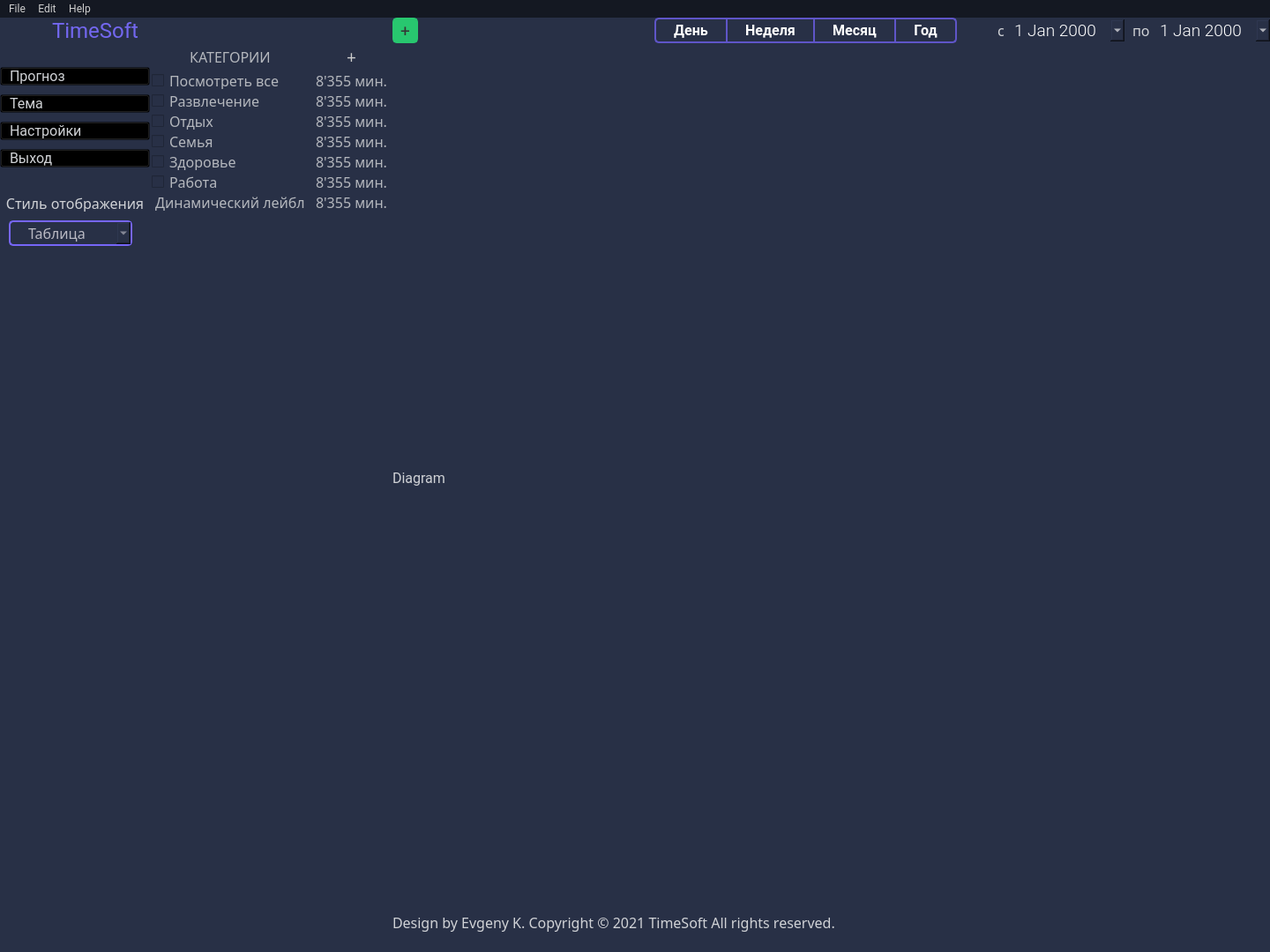
<?xml version="1.0" encoding="UTF-8"?>
<ui version="4.0">
 <class>mainwindow</class>
 <widget class="QMainWindow" name="mainwindow">
  <property name="geometry">
   <rect>
    <x>0</x>
    <y>0</y>
    <width>1440</width>
    <height>1080</height>
   </rect>
  </property>
  <property name="windowTitle">
   <string>TimeSoft</string>
  </property>
  <property name="layoutDirection">
   <enum>Qt::LeftToRight</enum>
  </property>
  <property name="styleSheet">
   <string notr="true">background-color: rgb(40, 48, 70);</string>
  </property>
  <widget class="QWidget" name="mainwindow_centralwidget">
   <layout class="QGridLayout" name="gridLayout">
    <property name="leftMargin">
     <number>0</number>
    </property>
    <property name="topMargin">
     <number>0</number>
    </property>
    <property name="rightMargin">
     <number>0</number>
    </property>
    <property name="bottomMargin">
     <number>0</number>
    </property>
    <property name="horizontalSpacing">
     <number>0</number>
    </property>
    <item row="0" column="0">
     <layout class="QGridLayout" name="mainwindow_gridLayout_main">
      <item row="1" column="2">
       <widget class="QLabel" name="mainwindow_lbl_diagram">
        <property name="font">
         <font>
          <family>Roboto</family>
          <pointsize>12</pointsize>
          <weight>50</weight>
          <bold>false</bold>
         </font>
        </property>
        <property name="styleSheet">
         <string notr="true">color: rgb(208, 210, 214);</string>
        </property>
        <property name="text">
         <string>Diagram</string>
        </property>
       </widget>
      </item>
      <item row="1" column="0">
       <layout class="QVBoxLayout" name="mainwindow_verticalLayout_menu">
        <property name="spacing">
         <number>10</number>
        </property>
        <item>
         <widget class="QPushButton" name="mainwindow_btn_forecast">
          <property name="sizePolicy">
           <sizepolicy hsizetype="Minimum" vsizetype="Fixed">
            <horstretch>0</horstretch>
            <verstretch>0</verstretch>
           </sizepolicy>
          </property>
          <property name="maximumSize">
           <size>
            <width>230</width>
            <height>57</height>
           </size>
          </property>
          <property name="font">
           <font>
            <family>Roboto</family>
            <pointsize>12</pointsize>
            <weight>50</weight>
            <italic>false</italic>
            <bold>false</bold>
           </font>
          </property>
          <property name="contextMenuPolicy">
           <enum>Qt::NoContextMenu</enum>
          </property>
          <property name="styleSheet">
           <string notr="true">QPushButton {
	background-color: rgb(0, 0, 0, 0);	
	color: rgb(208, 210, 214);
	text-align: left;
	padding-left: 10px;
	padding-right: 10px;
	margin-top: 27px;
}
QPushButton:hover {
	background-color: rgb(0, 0, 0, 0);  
	color: rgb(95, 85, 200);
}</string>
          </property>
          <property name="text">
           <string>Прогноз</string>
          </property>
          <property name="icon">
           <iconset>
            <normaloff>img/icons/activity.png</normaloff>img/icons/activity.png</iconset>
          </property>
         </widget>
        </item>
        <item>
         <widget class="QPushButton" name="mainwindow_btn_theme">
          <property name="maximumSize">
           <size>
            <width>230</width>
            <height>37</height>
           </size>
          </property>
          <property name="font">
           <font>
            <family>Roboto</family>
            <pointsize>12</pointsize>
            <weight>50</weight>
            <italic>false</italic>
            <bold>false</bold>
           </font>
          </property>
          <property name="styleSheet">
           <string notr="true">QPushButton {
	background-color: rgb(0, 0, 0, 0);	
	color: rgb(208, 210, 214);
	text-align: left;
	padding-left: 10px;
	padding-right: 10px;
}
QPushButton:hover {
	background-color: rgb(0, 0, 0, 0);  
	color: rgb(95, 85, 200);
}</string>
          </property>
          <property name="text">
           <string>Тема</string>
          </property>
          <property name="icon">
           <iconset>
            <normaloff>img/icons/sun.png</normaloff>img/icons/sun.png</iconset>
          </property>
         </widget>
        </item>
        <item>
         <widget class="QPushButton" name="mainwindow_btn_settings">
          <property name="maximumSize">
           <size>
            <width>230</width>
            <height>37</height>
           </size>
          </property>
          <property name="font">
           <font>
            <family>Roboto</family>
            <pointsize>12</pointsize>
            <weight>50</weight>
            <italic>false</italic>
            <bold>false</bold>
           </font>
          </property>
          <property name="styleSheet">
           <string notr="true">QPushButton {
	background-color: rgb(0, 0, 0, 0);	
	color: rgb(208, 210, 214);
	text-align: left;
	padding-left: 10px;
	padding-right: 10px;
}
QPushButton:hover {
	background-color: rgb(0, 0, 0, 0);  
	color: rgb(95, 85, 200);
}</string>
          </property>
          <property name="text">
           <string>Настройки</string>
          </property>
          <property name="icon">
           <iconset>
            <normaloff>img/icons/settings.png</normaloff>img/icons/settings.png</iconset>
          </property>
         </widget>
        </item>
        <item>
         <widget class="QPushButton" name="mainwindow_btn_exit">
          <property name="maximumSize">
           <size>
            <width>230</width>
            <height>37</height>
           </size>
          </property>
          <property name="font">
           <font>
            <family>Roboto</family>
            <pointsize>12</pointsize>
            <weight>50</weight>
            <italic>false</italic>
            <bold>false</bold>
           </font>
          </property>
          <property name="styleSheet">
           <string notr="true">QPushButton {
	background-color: rgb(0, 0, 0, 0);	
	color: rgb(208, 210, 214);
	text-align: left;
	padding-left: 10px;
	padding-right: 10px;
}
QPushButton:hover {
	background-color: rgb(0, 0, 0, 0);  
	color: rgb(95, 85, 200);
}</string>
          </property>
          <property name="text">
           <string>Выход</string>
          </property>
          <property name="icon">
           <iconset>
            <normaloff>img/icons/power.png</normaloff>img/icons/power.png</iconset>
          </property>
         </widget>
        </item>
        <item>
         <widget class="QLabel" name="mainwindow_textlbl_display_style">
          <property name="maximumSize">
           <size>
            <width>230</width>
            <height>40</height>
           </size>
          </property>
          <property name="font">
           <font>
            <family>Roboto-Light</family>
            <pointsize>12</pointsize>
           </font>
          </property>
          <property name="styleSheet">
           <string notr="true">color: #D0D2D6;
margin-top: 20px;</string>
          </property>
          <property name="text">
           <string>Стиль отображения</string>
          </property>
          <property name="alignment">
           <set>Qt::AlignCenter</set>
          </property>
         </widget>
        </item>
        <item>
         <widget class="QComboBox" name="mainwindow_comboBox_display_style">
          <property name="maximumSize">
           <size>
            <width>150</width>
            <height>16777215</height>
           </size>
          </property>
          <property name="font">
           <font>
            <family>Roboto-Light</family>
            <pointsize>12</pointsize>
           </font>
          </property>
          <property name="styleSheet">
           <string notr="true">QComboBox {
color: rgb(185, 185, 195);
border: 2px solid #7666F8;
border-radius: 5px;
padding-left: 20px;
padding-right: 10px;
margin-left: 10px;
}

QComboBox:hover {
background-color: rgb(40, 48, 70);
color: rgb(185, 185, 195);
border: 2px solid #7666F8;
border-radius: 5px;
}</string>
          </property>
          <item>
           <property name="text">
            <string>Таблица</string>
           </property>
          </item>
          <item>
           <property name="text">
            <string>Диаграмма</string>
           </property>
          </item>
          <item>
           <property name="text">
            <string>График</string>
           </property>
          </item>
         </widget>
        </item>
        <item>
         <spacer name="mainwindow_verticalSpacer_menu">
          <property name="orientation">
           <enum>Qt::Vertical</enum>
          </property>
          <property name="sizeHint" stdset="0">
           <size>
            <width>170</width>
            <height>40</height>
           </size>
          </property>
         </spacer>
        </item>
       </layout>
      </item>
      <item row="0" column="2">
       <layout class="QHBoxLayout" name="mainwindow_horizontalLayout_navigation" stretch="0,0,0,0,0,0,0,0,0,0,0">
        <property name="spacing">
         <number>0</number>
        </property>
        <item>
         <widget class="QPushButton" name="mainwindow_btn_nav_plus">
          <property name="minimumSize">
           <size>
            <width>29</width>
            <height>0</height>
           </size>
          </property>
          <property name="maximumSize">
           <size>
            <width>102</width>
            <height>102</height>
           </size>
          </property>
          <property name="font">
           <font>
            <family>Roboto</family>
            <pointsize>14</pointsize>
            <weight>50</weight>
            <italic>false</italic>
            <bold>false</bold>
            <underline>false</underline>
            <strikeout>false</strikeout>
           </font>
          </property>
          <property name="styleSheet">
           <string notr="true">QPushButton {
	background-color: rgb(40, 199, 111);
	color: #343434;
	border: 2px solid rgb(40, 199, 111);
	border-radius: 5px;
}
QPushButton:hover {
	background-color: rgba(0, 0, 0, 0);
	color: #24B263;
	border: 2px solid #24B263;
}</string>
          </property>
          <property name="text">
           <string>+</string>
          </property>
          <property name="iconSize">
           <size>
            <width>40</width>
            <height>27</height>
           </size>
          </property>
         </widget>
        </item>
        <item>
         <spacer name="mainwindow_horizontalSpacer_navigation">
          <property name="orientation">
           <enum>Qt::Horizontal</enum>
          </property>
          <property name="sizeType">
           <enum>QSizePolicy::Expanding</enum>
          </property>
          <property name="sizeHint" stdset="0">
           <size>
            <width>40</width>
            <height>20</height>
           </size>
          </property>
         </spacer>
        </item>
        <item>
         <widget class="QPushButton" name="mainwindow_btn_daily">
          <property name="maximumSize">
           <size>
            <width>102</width>
            <height>37</height>
           </size>
          </property>
          <property name="font">
           <font>
            <family>Roboto</family>
            <pointsize>12</pointsize>
            <weight>75</weight>
            <italic>false</italic>
            <bold>true</bold>
           </font>
          </property>
          <property name="styleSheet">
           <string notr="true">QPushButton {
	background-color: #283046;
	color: #FFFFFF;
	border: 2px solid rgb(95, 85, 200);
	border-right: 0px;
	border-top-left-radius: 5px;
	border-top-right-radius: 0px;
	border-bottom-right-radius: 0px;
	border-bottom-left-radius: 5px;
	padding-left: 20px;
	padding-right: 20px;
}
QPushButton:hover {
	background-color: rgb(40, 48, 70); 
	color: rgb(255, 255, 255);
	border: 2px solid rgb(121, 109, 255);
	border-top-left-radius: 5px;
	border-top-right-radius: 0px;
	border-bottom-right-radius: 0px;
	border-bottom-left-radius: 5px;
}</string>
          </property>
          <property name="text">
           <string>День</string>
          </property>
         </widget>
        </item>
        <item>
         <widget class="QPushButton" name="mainwindow_btn_weekly">
          <property name="maximumSize">
           <size>
            <width>102</width>
            <height>37</height>
           </size>
          </property>
          <property name="font">
           <font>
            <family>Roboto</family>
            <pointsize>12</pointsize>
            <weight>75</weight>
            <italic>false</italic>
            <bold>true</bold>
           </font>
          </property>
          <property name="styleSheet">
           <string notr="true">QPushButton {
	background-color: #283046;
	color: #FFFFFF;
	border: 2px solid rgb(95, 85, 200);
	border-right: 0px;
	border-radius: 0;
	padding-left: 20px;
	padding-right: 20px;
}
QPushButton:hover {
	background-color: rgb(40, 48, 70); 
	color: rgb(255, 255, 255);
	border: 2px solid rgb(121, 109, 255);
	border-radius: 0;
}</string>
          </property>
          <property name="text">
           <string>Неделя</string>
          </property>
         </widget>
        </item>
        <item>
         <widget class="QPushButton" name="mainwindow_btn_monthly">
          <property name="maximumSize">
           <size>
            <width>102</width>
            <height>37</height>
           </size>
          </property>
          <property name="font">
           <font>
            <family>Roboto</family>
            <pointsize>12</pointsize>
            <weight>75</weight>
            <italic>false</italic>
            <bold>true</bold>
           </font>
          </property>
          <property name="styleSheet">
           <string notr="true">QPushButton {
	background-color: #283046;
	color: #FFFFFF;
	border: 2px solid rgb(95, 85, 200);
	border-right: 0px;
	border-radius: 0;
	padding-left: 20px;
	padding-right: 20px;
}
QPushButton:hover {
	background-color: rgb(40, 48, 70); 
	color: rgb(255, 255, 255);
	border: 2px solid rgb(121, 109, 255);
	border-radius: 0;
}</string>
          </property>
          <property name="text">
           <string>Месяц</string>
          </property>
         </widget>
        </item>
        <item>
         <widget class="QPushButton" name="mainwindow_btn_annually">
          <property name="maximumSize">
           <size>
            <width>102</width>
            <height>37</height>
           </size>
          </property>
          <property name="font">
           <font>
            <family>Roboto</family>
            <pointsize>12</pointsize>
            <weight>75</weight>
            <italic>false</italic>
            <bold>true</bold>
           </font>
          </property>
          <property name="styleSheet">
           <string notr="true">QPushButton {
	background-color: #283046;
	color: #FFFFFF;
	border: 2px solid rgb(95, 85, 200);
	border-top-left-radius: 0px;
	border-top-right-radius: 5px;
	border-bottom-right-radius: 5px;
	border-bottom-left-radius: 0px;
	padding-left: 20px;
	padding-right: 20px;
}
QPushButton:hover {
	background-color: rgb(40, 48, 70); 
	color: rgb(255, 255, 255);
	border: 2px solid rgb(121, 109, 255);
	border-top-left-radius: 0px;
	border-top-right-radius: 5px;
	border-bottom-right-radius: 5px;
	border-bottom-left-radius: 0px;
}</string>
          </property>
          <property name="text">
           <string>Год</string>
          </property>
         </widget>
        </item>
        <item>
         <widget class="QLabel" name="mainwindow_lbl_icon_clendar">
          <property name="maximumSize">
           <size>
            <width>60</width>
            <height>36</height>
           </size>
          </property>
          <property name="font">
           <font>
            <family>Roboto</family>
            <weight>75</weight>
            <italic>false</italic>
            <bold>true</bold>
           </font>
          </property>
          <property name="styleSheet">
           <string notr="true">margin-left: 30px;
color: #D0D2D6;</string>
          </property>
          <property name="text">
           <string/>
          </property>
          <property name="pixmap">
           <pixmap>img/icons/calendar.png</pixmap>
          </property>
         </widget>
        </item>
        <item>
         <widget class="QLabel" name="mainwindow_textlbl_s">
          <property name="font">
           <font>
            <family>Roboto-Light</family>
            <pointsize>12</pointsize>
           </font>
          </property>
          <property name="styleSheet">
           <string notr="true">padding-left: 5px;
padding-right: 5px;
color: #D0D2D6;</string>
          </property>
          <property name="text">
           <string>c</string>
          </property>
         </widget>
        </item>
        <item>
         <widget class="QDateEdit" name="mainwindow_dateEdit_s">
          <property name="font">
           <font>
            <family>Roboto Light</family>
            <pointsize>14</pointsize>
            <weight>50</weight>
            <italic>false</italic>
            <bold>false</bold>
           </font>
          </property>
          <property name="styleSheet">
           <string notr="true">QDateEdit {
	background-color: #283046;
	border-radius: 5px;
	color: rgb(255, 255, 255);
}
QDateEdit:hover {
	background-color: rgb(40, 48, 70); 
	color: rgb(255, 255, 255);
}</string>
          </property>
          <property name="calendarPopup">
           <bool>true</bool>
          </property>
         </widget>
        </item>
        <item>
         <widget class="QLabel" name="mainwindow_textlbl_po">
          <property name="font">
           <font>
            <family>Roboto-Light</family>
            <pointsize>12</pointsize>
           </font>
          </property>
          <property name="styleSheet">
           <string notr="true">padding-left: 5px;
padding-right: 5px;
color: #D0D2D6;</string>
          </property>
          <property name="text">
           <string>по</string>
          </property>
         </widget>
        </item>
        <item>
         <widget class="QDateEdit" name="mainwindow_dateEdit_po">
          <property name="font">
           <font>
            <family>Roboto Light</family>
            <pointsize>14</pointsize>
           </font>
          </property>
          <property name="styleSheet">
           <string notr="true">QDateEdit {
	background-color: #283046;
	border-radius: 5px;
	color: rgb(255, 255, 255);
}
QDateEdit:hover {
	background-color: rgb(40, 48, 70); 
	color: rgb(255, 255, 255);
}</string>
          </property>
          <property name="calendarPopup">
           <bool>true</bool>
          </property>
         </widget>
        </item>
       </layout>
      </item>
      <item row="0" column="0">
       <layout class="QHBoxLayout" name="mainwindow_horizontalLayout_logo">
        <item>
         <widget class="QLabel" name="mainwindow_lbl_logo_img">
          <property name="maximumSize">
           <size>
            <width>37</width>
            <height>25</height>
           </size>
          </property>
          <property name="text">
           <string/>
          </property>
          <property name="pixmap">
           <pixmap>img/main/Logo.svg</pixmap>
          </property>
         </widget>
        </item>
        <item>
         <widget class="QLabel" name="mainwindow_lbl_logo_title">
          <property name="maximumSize">
           <size>
            <width>100</width>
            <height>29</height>
           </size>
          </property>
          <property name="font">
           <font>
            <family>Roboto</family>
            <pointsize>18</pointsize>
            <weight>50</weight>
            <italic>false</italic>
            <bold>false</bold>
           </font>
          </property>
          <property name="layoutDirection">
           <enum>Qt::LeftToRight</enum>
          </property>
          <property name="styleSheet">
           <string notr="true">color: #7367F0;</string>
          </property>
          <property name="text">
           <string>TimeSoft</string>
          </property>
          <property name="alignment">
           <set>Qt::AlignLeading|Qt::AlignLeft|Qt::AlignVCenter</set>
          </property>
         </widget>
        </item>
       </layout>
      </item>
      <item row="2" column="2">
       <widget class="QLabel" name="mainwindow_lbl_about">
        <property name="font">
         <font>
          <family>Roboto-Light</family>
          <pointsize>12</pointsize>
          <weight>50</weight>
          <italic>false</italic>
          <bold>false</bold>
         </font>
        </property>
        <property name="layoutDirection">
         <enum>Qt::LeftToRight</enum>
        </property>
        <property name="styleSheet">
         <string notr="true">color: #D0D2D6;</string>
        </property>
        <property name="text">
         <string>Design by Evgeny K. Copyright © 2021 TimeSoft All rights reserved.</string>
        </property>
        <property name="alignment">
         <set>Qt::AlignLeading|Qt::AlignLeft|Qt::AlignVCenter</set>
        </property>
       </widget>
      </item>
      <item row="1" column="1">
       <layout class="QGridLayout" name="mainwindow_gridLayout_category">
        <item row="3" column="1">
         <widget class="QLabel" name="mainwindow_lbl_time_relaxation">
          <property name="maximumSize">
           <size>
            <width>16777215</width>
            <height>23</height>
           </size>
          </property>
          <property name="font">
           <font>
            <family>Roboto-Light</family>
            <pointsize>12</pointsize>
           </font>
          </property>
          <property name="styleSheet">
           <string notr="true">QLabel {
color: #B4B7BD;
border: 2px solid rgb(0, 0, 0, 0) ;
}

QLabel:hover {
background-color: rgb(40, 48, 70);
color: rgb(185, 185, 195);
border: 2px solid #7666F8;
border-radius: 5px;
}</string>
          </property>
          <property name="text">
           <string>8'355 мин.</string>
          </property>
         </widget>
        </item>
        <item row="1" column="0">
         <widget class="QCheckBox" name="mainwindow_checkBox_see_all">
          <property name="maximumSize">
           <size>
            <width>16777215</width>
            <height>23</height>
           </size>
          </property>
          <property name="font">
           <font>
            <family>Roboto-Light</family>
            <pointsize>12</pointsize>
            <weight>50</weight>
            <italic>false</italic>
            <bold>false</bold>
           </font>
          </property>
          <property name="styleSheet">
           <string notr="true">QCheckBox {
color: #B4B7BD;
border: 2px solid rgb(0, 0, 0, 0) ;
}

QCheckBox:hover {
background-color: rgb(40, 48, 70);
color: rgb(185, 185, 195);
border: 2px solid #7666F8;
border-radius: 5px;
}</string>
          </property>
          <property name="text">
           <string>Посмотреть все</string>
          </property>
         </widget>
        </item>
        <item row="8" column="0">
         <spacer name="mainwindow_verticalSpacer_category">
          <property name="orientation">
           <enum>Qt::Vertical</enum>
          </property>
          <property name="sizeType">
           <enum>QSizePolicy::Expanding</enum>
          </property>
          <property name="sizeHint" stdset="0">
           <size>
            <width>20</width>
            <height>200</height>
           </size>
          </property>
         </spacer>
        </item>
        <item row="5" column="1">
         <widget class="QLabel" name="mainwindow_lbl_time_health">
          <property name="maximumSize">
           <size>
            <width>16777215</width>
            <height>23</height>
           </size>
          </property>
          <property name="font">
           <font>
            <family>Roboto-Light</family>
            <pointsize>12</pointsize>
           </font>
          </property>
          <property name="styleSheet">
           <string notr="true">QLabel {
color: #B4B7BD;
border: 2px solid rgb(0, 0, 0, 0) ;
}

QLabel:hover {
background-color: rgb(40, 48, 70);
color: rgb(185, 185, 195);
border: 2px solid #7666F8;
border-radius: 5px;
}</string>
          </property>
          <property name="text">
           <string>8'355 мин.</string>
          </property>
         </widget>
        </item>
        <item row="1" column="1">
         <widget class="QLabel" name="mainwindow_lbl_time_all">
          <property name="maximumSize">
           <size>
            <width>16777215</width>
            <height>23</height>
           </size>
          </property>
          <property name="font">
           <font>
            <family>Roboto-Light</family>
            <pointsize>12</pointsize>
           </font>
          </property>
          <property name="styleSheet">
           <string notr="true">QLabel {
color: #B4B7BD;
border: 2px solid rgb(0, 0, 0, 0) ;
}

QLabel:hover {
background-color: rgb(40, 48, 70);
color: rgb(185, 185, 195);
border: 2px solid #7666F8;
border-radius: 5px;
}</string>
          </property>
          <property name="text">
           <string>8'355 мин.</string>
          </property>
         </widget>
        </item>
        <item row="0" column="0">
         <widget class="QLabel" name="mainwindow_textlbl_category">
          <property name="maximumSize">
           <size>
            <width>16777215</width>
            <height>23</height>
           </size>
          </property>
          <property name="font">
           <font>
            <family>Roboto-Light</family>
            <pointsize>12</pointsize>
            <weight>50</weight>
            <italic>false</italic>
            <bold>false</bold>
           </font>
          </property>
          <property name="styleSheet">
           <string notr="true">color: #B4B7BD;</string>
          </property>
          <property name="text">
           <string>КАТЕГОРИИ</string>
          </property>
          <property name="alignment">
           <set>Qt::AlignCenter</set>
          </property>
         </widget>
        </item>
        <item row="3" column="0">
         <widget class="QCheckBox" name="mainwindow_checkBox_relaxation">
          <property name="maximumSize">
           <size>
            <width>16777215</width>
            <height>23</height>
           </size>
          </property>
          <property name="font">
           <font>
            <family>Roboto-Light</family>
            <pointsize>12</pointsize>
            <weight>50</weight>
            <italic>false</italic>
            <bold>false</bold>
           </font>
          </property>
          <property name="styleSheet">
           <string notr="true">QCheckBox {
color: #B4B7BD;
border: 2px solid rgb(0, 0, 0, 0) ;
}

QCheckBox:hover {
background-color: rgb(40, 48, 70);
color: rgb(185, 185, 195);
border: 2px solid #7666F8;
border-radius: 5px;
}</string>
          </property>
          <property name="text">
           <string>Отдых</string>
          </property>
         </widget>
        </item>
        <item row="7" column="0">
         <widget class="QLabel" name="mainwindow_checkBoxlbl_dinamic">
          <property name="maximumSize">
           <size>
            <width>16777215</width>
            <height>23</height>
           </size>
          </property>
          <property name="font">
           <font>
            <family>Roboto-Light</family>
            <pointsize>12</pointsize>
            <weight>50</weight>
            <italic>false</italic>
            <bold>false</bold>
           </font>
          </property>
          <property name="styleSheet">
           <string notr="true">QLabel {
color: #B4B7BD;
border: 2px solid rgb(0, 0, 0, 0) ;
}

QLabel:hover {
background-color: rgb(40, 48, 70);
color: rgb(185, 185, 195);
border: 2px solid #7666F8;
border-radius: 5px;
}</string>
          </property>
          <property name="text">
           <string>Динамический лейбл</string>
          </property>
         </widget>
        </item>
        <item row="6" column="0">
         <widget class="QCheckBox" name="mainwindow_checkBox_work">
          <property name="maximumSize">
           <size>
            <width>16777215</width>
            <height>23</height>
           </size>
          </property>
          <property name="font">
           <font>
            <family>Roboto-Light</family>
            <pointsize>12</pointsize>
            <weight>50</weight>
            <italic>false</italic>
            <bold>false</bold>
           </font>
          </property>
          <property name="styleSheet">
           <string notr="true">QCheckBox {
color: #B4B7BD;
border: 2px solid rgb(0, 0, 0, 0) ;
}

QCheckBox:hover {
background-color: rgb(40, 48, 70);
color: rgb(185, 185, 195);
border: 2px solid #7666F8;
border-radius: 5px;
}</string>
          </property>
          <property name="text">
           <string>Работа</string>
          </property>
         </widget>
        </item>
        <item row="5" column="0">
         <widget class="QCheckBox" name="mainwindow_checkBox_health">
          <property name="maximumSize">
           <size>
            <width>16777215</width>
            <height>23</height>
           </size>
          </property>
          <property name="font">
           <font>
            <family>Roboto-Light</family>
            <pointsize>12</pointsize>
            <weight>50</weight>
            <italic>false</italic>
            <bold>false</bold>
           </font>
          </property>
          <property name="styleSheet">
           <string notr="true">QCheckBox {
color: #B4B7BD;
border: 2px solid rgb(0, 0, 0, 0) ;
}

QCheckBox:hover {
background-color: rgb(40, 48, 70);
color: rgb(185, 185, 195);
border: 2px solid #7666F8;
border-radius: 5px;
}</string>
          </property>
          <property name="text">
           <string>Здоровье</string>
          </property>
         </widget>
        </item>
        <item row="7" column="1">
         <widget class="QLabel" name="mainwindow_lbl_time_dinamic">
          <property name="maximumSize">
           <size>
            <width>16777215</width>
            <height>23</height>
           </size>
          </property>
          <property name="font">
           <font>
            <family>Roboto-Light</family>
            <pointsize>12</pointsize>
           </font>
          </property>
          <property name="styleSheet">
           <string notr="true">QLabel {
color: #B4B7BD;
border: 2px solid rgb(0, 0, 0, 0) ;
}

QLabel:hover {
background-color: rgb(40, 48, 70);
color: rgb(185, 185, 195);
border: 2px solid #7666F8;
border-radius: 5px;
}</string>
          </property>
          <property name="text">
           <string>8'355 мин.</string>
          </property>
         </widget>
        </item>
        <item row="4" column="1">
         <widget class="QLabel" name="mainwindow_lbl_time_family">
          <property name="maximumSize">
           <size>
            <width>16777215</width>
            <height>23</height>
           </size>
          </property>
          <property name="font">
           <font>
            <family>Roboto-Light</family>
            <pointsize>12</pointsize>
           </font>
          </property>
          <property name="styleSheet">
           <string notr="true">QLabel {
color: #B4B7BD;
border: 2px solid rgb(0, 0, 0, 0) ;
}

QLabel:hover {
background-color: rgb(40, 48, 70);
color: rgb(185, 185, 195);
border: 2px solid #7666F8;
border-radius: 5px;
}</string>
          </property>
          <property name="text">
           <string>8'355 мин.</string>
          </property>
         </widget>
        </item>
        <item row="2" column="1">
         <widget class="QLabel" name="mainwindow_lbl_time_entertainment">
          <property name="maximumSize">
           <size>
            <width>16777215</width>
            <height>23</height>
           </size>
          </property>
          <property name="font">
           <font>
            <family>Roboto-Light</family>
            <pointsize>12</pointsize>
           </font>
          </property>
          <property name="styleSheet">
           <string notr="true">QLabel {
color: #B4B7BD;
border: 2px solid rgb(0, 0, 0, 0) ;
}

QLabel:hover {
background-color: rgb(40, 48, 70);
color: rgb(185, 185, 195);
border: 2px solid #7666F8;
border-radius: 5px;
}</string>
          </property>
          <property name="text">
           <string>8'355 мин.</string>
          </property>
         </widget>
        </item>
        <item row="2" column="0">
         <widget class="QCheckBox" name="mainwindow_checkBox_entertainment">
          <property name="maximumSize">
           <size>
            <width>16777215</width>
            <height>23</height>
           </size>
          </property>
          <property name="font">
           <font>
            <family>Roboto-Light</family>
            <pointsize>12</pointsize>
            <weight>50</weight>
            <italic>false</italic>
            <bold>false</bold>
           </font>
          </property>
          <property name="styleSheet">
           <string notr="true">QCheckBox {
color: #B4B7BD;
border: 2px solid rgb(0, 0, 0, 0) ;
}

QCheckBox:hover {
background-color: rgb(40, 48, 70);
color: rgb(185, 185, 195);
border: 2px solid #7666F8;
border-radius: 5px;
}</string>
          </property>
          <property name="text">
           <string>Развлечение</string>
          </property>
         </widget>
        </item>
        <item row="4" column="0">
         <widget class="QCheckBox" name="mainwindow_checkBox_family">
          <property name="maximumSize">
           <size>
            <width>16777215</width>
            <height>23</height>
           </size>
          </property>
          <property name="font">
           <font>
            <family>Roboto-Light</family>
            <pointsize>12</pointsize>
            <weight>50</weight>
            <italic>false</italic>
            <bold>false</bold>
           </font>
          </property>
          <property name="styleSheet">
           <string notr="true">QCheckBox {
color: #B4B7BD;
border: 2px solid rgb(0, 0, 0, 0) ;
}

QCheckBox:hover {
background-color: rgb(40, 48, 70);
color: rgb(185, 185, 195);
border: 2px solid #7666F8;
border-radius: 5px;
}</string>
          </property>
          <property name="text">
           <string>Семья</string>
          </property>
         </widget>
        </item>
        <item row="6" column="1">
         <widget class="QLabel" name="mainwindow_lbl_time_work">
          <property name="maximumSize">
           <size>
            <width>16777215</width>
            <height>23</height>
           </size>
          </property>
          <property name="font">
           <font>
            <family>Roboto-Light</family>
            <pointsize>12</pointsize>
           </font>
          </property>
          <property name="styleSheet">
           <string notr="true">QLabel {
color: #B4B7BD;
border: 2px solid rgb(0, 0, 0, 0) ;
}

QLabel:hover {
background-color: rgb(40, 48, 70);
color: rgb(185, 185, 195);
border: 2px solid #7666F8;
border-radius: 5px;
}</string>
          </property>
          <property name="text">
           <string>8'355 мин.</string>
          </property>
         </widget>
        </item>
        <item row="0" column="1">
         <widget class="QPushButton" name="mainwindow_btn_cat_plus">
          <property name="minimumSize">
           <size>
            <width>29</width>
            <height>0</height>
           </size>
          </property>
          <property name="maximumSize">
           <size>
            <width>102</width>
            <height>102</height>
           </size>
          </property>
          <property name="font">
           <font>
            <family>Roboto-Light</family>
            <pointsize>14</pointsize>
            <weight>50</weight>
            <italic>false</italic>
            <bold>false</bold>
            <underline>false</underline>
            <strikeout>false</strikeout>
           </font>
          </property>
          <property name="styleSheet">
           <string notr="true">QPushButton {
	background-color: rgb(40, 48, 70);
	color: rgb(205, 205, 205);
	border: 2px solid rgb(40, 48, 70);
	border-radius: 5px;
}
QPushButton:hover {
	background-color: rgba(0, 0, 0, 0);
	color: rgb(205, 205, 205);
	border: 2px solid #7666F8;
}</string>
          </property>
          <property name="text">
           <string>+</string>
          </property>
          <property name="iconSize">
           <size>
            <width>40</width>
            <height>27</height>
           </size>
          </property>
         </widget>
        </item>
       </layout>
      </item>
     </layout>
    </item>
   </layout>
  </widget>
  <widget class="QMenuBar" name="mainwindow_menubar">
   <property name="geometry">
    <rect>
     <x>0</x>
     <y>0</y>
     <width>1440</width>
     <height>21</height>
    </rect>
   </property>
   <property name="font">
    <font>
     <family>Roboto</family>
    </font>
   </property>
   <property name="styleSheet">
    <string notr="true">QMenuBar {
	color: rgb(205, 205, 205);	
	background-color: rgba(0, 0, 0, 130);
}
QMenuBar::item:selected { 
	background-color: rgb(200, 200, 200);
	color: rgb(0, 0, 0);
} 
QMenuBar::item:pressed {  
	background-color: rgb(200, 200, 200);
	color: rgb(0, 0, 0);
}</string>
   </property>
   <widget class="QMenu" name="mainwindow_menuFile">
    <property name="font">
     <font>
      <family>Roboto</family>
     </font>
    </property>
    <property name="styleSheet">
     <string notr="true">QMenu {
	background-color: rgb(20, 24, 34);
	color: rgb(205, 205, 205);
}
QMenu::item:selected { 
	background-color: rgb(200, 200, 200);
	color: rgb(0, 0, 0);
} 
QMenu::item:pressed {  
	background-color: rgb(200, 200, 200);
	color: rgb(0, 0, 0);
}</string>
    </property>
    <property name="title">
     <string>File</string>
    </property>
    <addaction name="mainwindow_act_make_prediction"/>
    <addaction name="mainwindow_act_settings"/>
    <addaction name="separator"/>
    <addaction name="mainwindow_act_exit"/>
   </widget>
   <widget class="QMenu" name="mainwindow_menuEdit">
    <property name="font">
     <font>
      <family>Roboto</family>
     </font>
    </property>
    <property name="styleSheet">
     <string notr="true">QMenu {
	background-color: rgb(20, 24, 34);
	color: rgb(205, 205, 205);
}
QMenu::item:selected { 
	background-color: rgb(200, 200, 200);
	color: rgb(0, 0, 0);
} 
QMenu::item:pressed {  
	background-color: rgb(200, 200, 200);
	color: rgb(0, 0, 0);
}</string>
    </property>
    <property name="title">
     <string>Edit</string>
    </property>
    <widget class="QMenu" name="mainwindow_dropdown_menu_select_chart">
     <property name="font">
      <font>
       <family>Roboto</family>
      </font>
     </property>
     <property name="title">
      <string>Выбор типа диаграммы</string>
     </property>
     <addaction name="mainwindow_act_linear"/>
     <addaction name="mainwindow_act_circular"/>
     <addaction name="mainwindow_act_table"/>
    </widget>
    <widget class="QMenu" name="mainwindow_dropdown_menu_theme">
     <property name="font">
      <font>
       <family>Roboto</family>
      </font>
     </property>
     <property name="title">
      <string>Тема</string>
     </property>
     <addaction name="mainwindow_act_light"/>
     <addaction name="mainwindow_act_dark"/>
    </widget>
    <addaction name="mainwindow_dropdown_menu_select_chart"/>
    <addaction name="mainwindow_act_add_event"/>
    <addaction name="mainwindow_act_edit_event"/>
    <addaction name="mainwindow_dropdown_menu_theme"/>
   </widget>
   <widget class="QMenu" name="mainwindow_menuHelp">
    <property name="font">
     <font>
      <family>Roboto</family>
     </font>
    </property>
    <property name="styleSheet">
     <string notr="true">QMenu {
	background-color: rgb(20, 24, 34);
	color: rgb(205, 205, 205);
}
QMenu::item:selected { 
	background-color: rgb(200, 200, 200);
	color: rgb(0, 0, 0);
} 
QMenu::item:pressed {  
	background-color: rgb(200, 200, 200);
	color: rgb(0, 0, 0);
}</string>
    </property>
    <property name="title">
     <string>Help</string>
    </property>
    <addaction name="mainwindow_act_help"/>
    <addaction name="mainwindow_act_about_program"/>
   </widget>
   <addaction name="mainwindow_menuFile"/>
   <addaction name="mainwindow_menuEdit"/>
   <addaction name="mainwindow_menuHelp"/>
  </widget>
  <widget class="QStatusBar" name="mainwindow_statusbar">
   <property name="sizeGripEnabled">
    <bool>true</bool>
   </property>
  </widget>
  <action name="mainwindow_act_edit_event">
   <property name="text">
    <string>Редактировать выбранное событие</string>
   </property>
   <property name="font">
    <font>
     <family>Roboto</family>
    </font>
   </property>
  </action>
  <action name="mainwindow_act_add_event">
   <property name="text">
    <string>Добавить событие</string>
   </property>
   <property name="font">
    <font>
     <family>Roboto</family>
    </font>
   </property>
  </action>
  <action name="mainwindow_act_help">
   <property name="text">
    <string>Справка</string>
   </property>
   <property name="font">
    <font>
     <family>Roboto</family>
    </font>
   </property>
  </action>
  <action name="mainwindow_act_about_program">
   <property name="text">
    <string>О программе</string>
   </property>
   <property name="font">
    <font>
     <family>Roboto</family>
    </font>
   </property>
  </action>
  <action name="mainwindow_act_settings">
   <property name="text">
    <string>Настройки</string>
   </property>
   <property name="font">
    <font>
     <family>Roboto</family>
    </font>
   </property>
  </action>
  <action name="mainwindow_act_exit">
   <property name="text">
    <string>Выход</string>
   </property>
   <property name="font">
    <font>
     <family>Roboto</family>
    </font>
   </property>
  </action>
  <action name="mainwindow_act_make_prediction">
   <property name="text">
    <string>Сделать прогноз</string>
   </property>
   <property name="font">
    <font>
     <family>Roboto</family>
     <pointsize>8</pointsize>
    </font>
   </property>
  </action>
  <action name="mainwindow_act_linear">
   <property name="text">
    <string>Линейная</string>
   </property>
   <property name="font">
    <font>
     <family>Roboto</family>
    </font>
   </property>
  </action>
  <action name="mainwindow_act_circular">
   <property name="text">
    <string>Круговая</string>
   </property>
   <property name="font">
    <font>
     <family>Roboto</family>
    </font>
   </property>
  </action>
  <action name="mainwindow_act_table">
   <property name="text">
    <string>Табличная</string>
   </property>
   <property name="font">
    <font>
     <family>Roboto</family>
    </font>
   </property>
  </action>
  <action name="mainwindow_act_light">
   <property name="text">
    <string>Светлая</string>
   </property>
   <property name="font">
    <font>
     <family>Roboto</family>
    </font>
   </property>
  </action>
  <action name="mainwindow_act_dark">
   <property name="text">
    <string>Темная</string>
   </property>
   <property name="font">
    <font>
     <family>Roboto</family>
    </font>
   </property>
  </action>
 </widget>
 <resources/>
 <connections/>
</ui>
